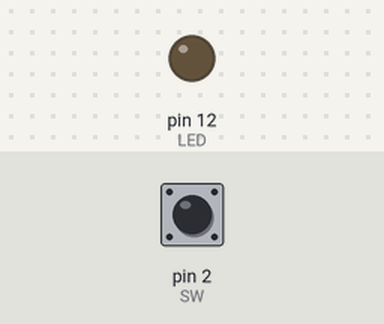
A sketch run on a simulated Arduino Uno, built with avr-gcc and run on an emulated ATmega328P. On the bench: output pins drawn as LEDs (lit = HIGH). Inputs (shaded band) come from the test bench; at power-on: pin 2 (SW) HIGH. What the sketch prints to the serial monitor is not drawn.

Above: at 1.2 s.
1.3 s: pin 2 (SW) pulled LOW for 0.15 s
At 1.37 s:
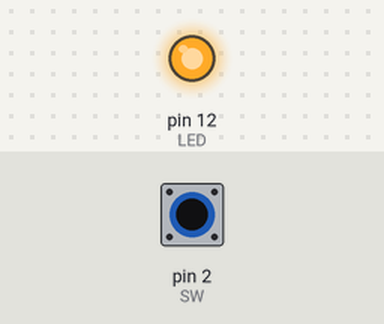
2.9 s: pin 2 (SW) pulled LOW for 3.2 s
At 6.4 s:
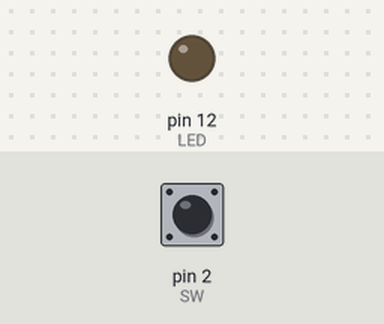
Timing chart, 0 to 7.9 s (numbered marks = the images above; inputs shaded):
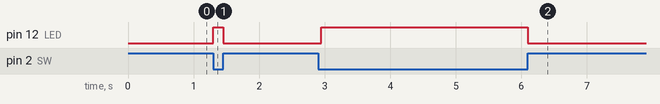

The sketch:

WatchdogForSafety.ino
```cpp
/*
 * INF471C - Connected Objects and the Internet of Things (IoT)
 * A watchdog for safety
 * Ilja Tihhanovski
 *
 * Some extra information found at:
 * Watchdog setup:  https://www.avrfreaks.net/forum/watchdog-enable
 * Watchdog reset:  https://github.com/vancegroup-mirrors/avr-libc/blob/master/avr-libc/include/avr/wdt.h#L99
 * Interrupts:      https://tsibrov.blogspot.com/2019/06/arduino-interrupts-part2.html
 *                  https://www.avrfreaks.net/forum/pin-change-interrupt-low
 *
 */

#define LED 12
#define SW 2

volatile bool pressed = false;

void setup() {
  pinMode(LED, OUTPUT);
  pinMode(SW, INPUT_PULLUP);

  /*
   * Quote from https://forum.arduino.cc/t/what-is-pind/273699
   * That's called direct port manipulation and is used to achieve much higher speed in operating the digital inputs/outputs.
   * The drawback is that it's very processor dependent and changing the pins is not easy for the casual Arduino programmer.
   * PIND is the input register of port D (pins 0 to 7 on the UNO).
   */
  // See https://www.avrfreaks.net/forum/pin-change-interrupt-low
  // We are using it instead of next (commented out) line
  // (yes, seems that it works here also)
  pressed = !(PIND & (1<<PD2));
  //pressed = !digitalRead(SW);                         // To have proper value after reboot

  Serial.begin(9600);
  while(!Serial);                                     // Wait for serial to start
  Serial.println("Started");

  noInterrupts();                                     // Disable interrupts to avoid messing up the watchdog setup

/*
WDTCSR register bits
  0 - WDP0 : prescaler
  1 - WDP1 : prescaler
  2 - WDP2 : prescaler
  3 - WDE  : System reset on time-out
  4 - WDCE : Change enable. +WDE=1 - 4 clock cycles
  5 - WDP3 : prescaler
  6 - WDIE : Watchdog interrupt enabled
  7 - WDIF : Watchdog interrupt flag

  WDE WDIE  Mode                  Action
  0   0     Stopped               -
  0   1     Interrupt mode        Interrupt
  1   0     System reset mode     Reset
  1   1     Interrupt and reset   Interrupt, then reset
  x   x     System reset mode     Reset

  WDP 3 2 1 0 msec
      0 0 0 0 16
      0 0 0 1 32
      0 0 1 0 64
      0 0 1 1 125
      0 1 0 0 250
      0 1 0 1 500
      0 1 1 0 1000
      0 1 1 1 2000
      1 0 0 0 4000
      1 0 0 1 8000
*/

  // Enter the setup mode, after that we have 4 processor cycles to finish setup
  WDTCSR |= (1 << WDCE) | (1 << WDE);

  // Mnemonics is used, bits is not in actual orders.
  WDTCSR = (0 << WDIF)                                  // Reset interrupt flag
         | (0 << WDIE)                                  // Interrupt not enabled
         | (0 << WDCE)                                  //
         | (1 << WDE)                                   // System reset on time-out
         | (1 << WDP3)                                  // time
         | (0 << WDP2)                                  // time
         | (0 << WDP1)                                  // time
         | (0 << WDP0);                                 // 1000 corresponds to four seconds


  // Setup interrupt
  // We want to handle both FALLING AND RISING edges
  // see https://tsibrov.blogspot.com/2019/06/arduino-interrupts-part2.html

  // To enable external interrupts bits INT0 and INT1 of EIMSK are used (External Interrupt Mask Register)
  EIMSK |= (1 << INT0);                               // Enable INT0

  // To control events that fire interrupt, bits 0 to 3 of EICRA are used (External Interrupt Control Register A)
  /* ISC00 and ISC01 control INT0:
   * 00 - LOW;
   * 01 - CHANGE (e.g. both FALLING and RISING);
   * 10 - FALLING;
   * 11 - RISING.
   */
  EICRA |= (1 << ISC00);                              // Set ISC00
  EICRA &= ~(1 << ISC01);                             // Reset ISC01 (eg put 0 to ISC01 bit of EICRA)

  interrupts();                                       // Enable interrupts back

}

/*
ISR(WDT_vect)   //watchdog interrupt
{
  //Nothing to do here, we just reset
}
*/

// INT0 external interrupt - on PIN2
ISR(INT0_vect)
{
  pressed = !(PIND & (1<<PD2)); // See more in setup
}

// LED switching - we want to do digitalWrite only when it is really needed
bool ledOn = false;
inline void switchLed(bool b)
{
  if(ledOn != b)
    digitalWrite(LED, ledOn = b);
}

int cnt = 0;
void loop() {
  if(pressed)
    switchLed(true);                              // Switch the led on (if it was off)
  else
  {
    switchLed(false);                             // Switch the led off (if it was on)
    delay(100);
    Serial.print((++cnt %= 50) ? "." : "\n.");    // Print lines of 50 dots per line
    asm("wdr");                                   // This is what wdt_reset do, see https://github.com/vancegroup-mirrors/avr-libc/blob/master/avr-libc/include/avr/wdt.h#L99
  }
}
```

Measured:
- after the input at 1.3 s, pin 12 (LED): LOW → HIGH at once, → LOW 0.15 s later
- after the input at 2.9 s, pin 12 (LED): LOW → HIGH after 0.05 s, → LOW 3.1 s later
